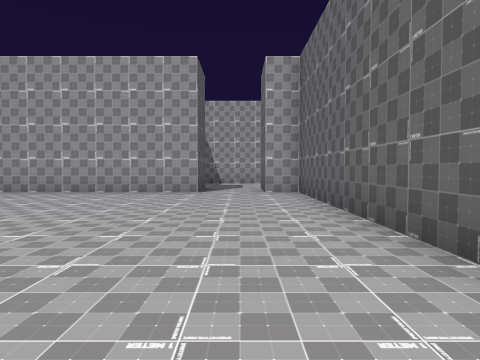
view 1 (above)

23 first-person views from a walk through a Unity game level. The camera is 1.4 m above the floor, tilts 2° down and sees 75° across. The floor is counted in squares, 2 m on a side. Each view is taken from the middle of a square. On the plan, view 1 faces up. The plan holds only what a view shows up to about 10 squares ahead; the rest is blank. The place goes on beyond the plan. The player is left out. Some animated figures are left out.

view 2
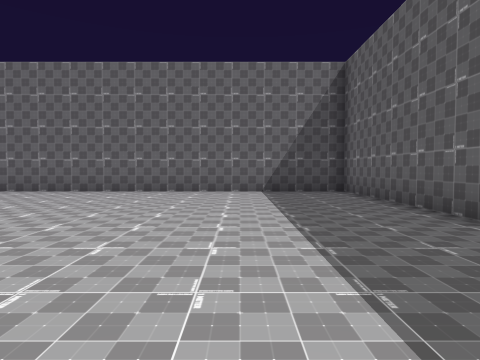

view 3
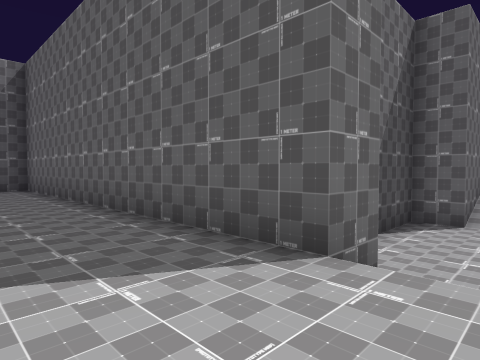

view 4
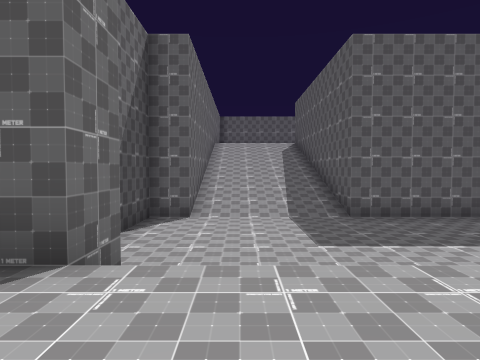

view 5
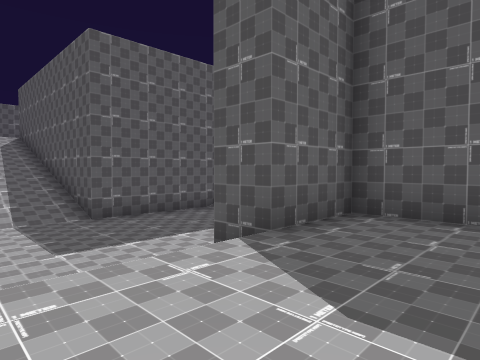

view 6
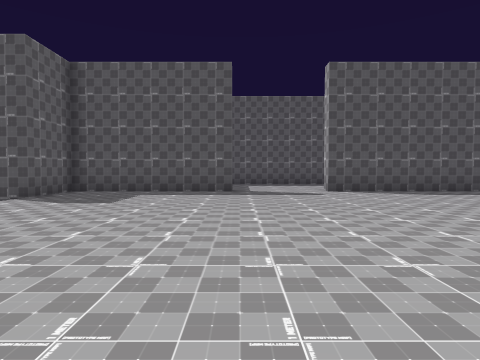

view 7
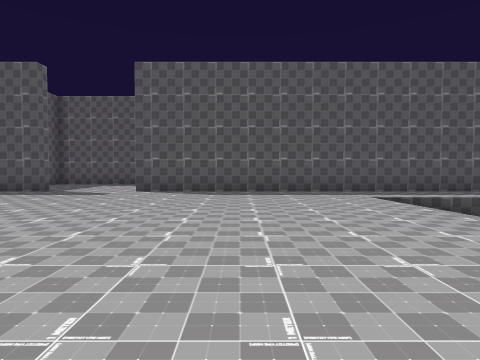

view 8
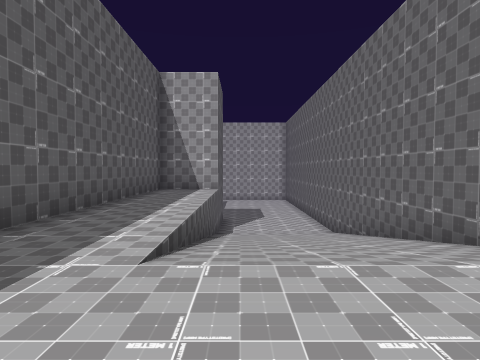

view 9
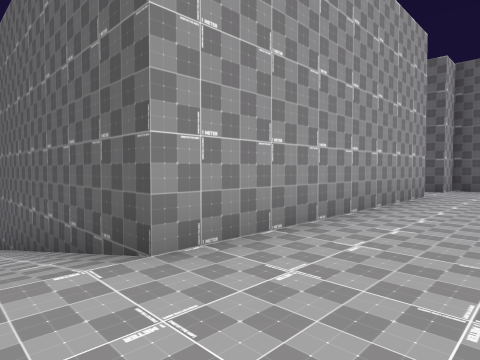

view 10
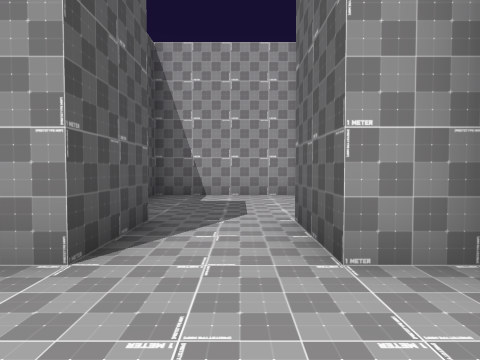

view 11
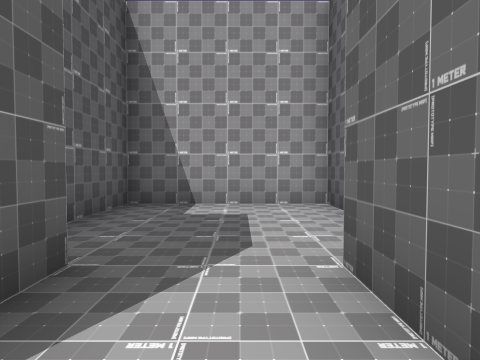

view 12
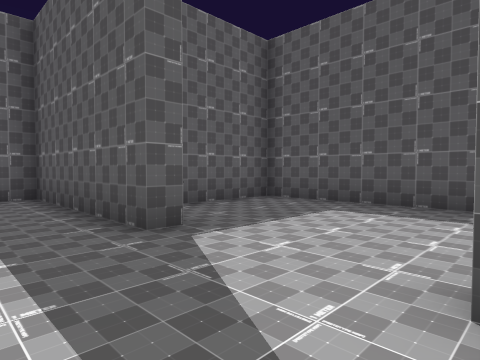

view 13
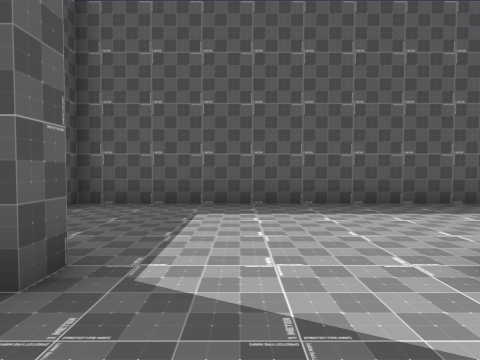

view 14
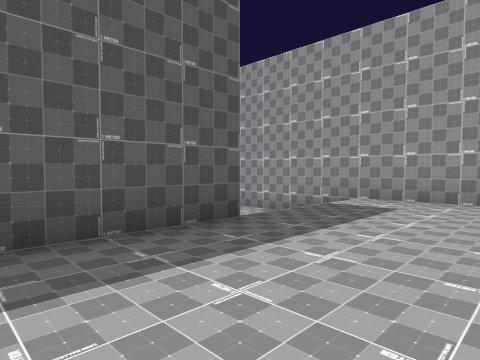

view 15
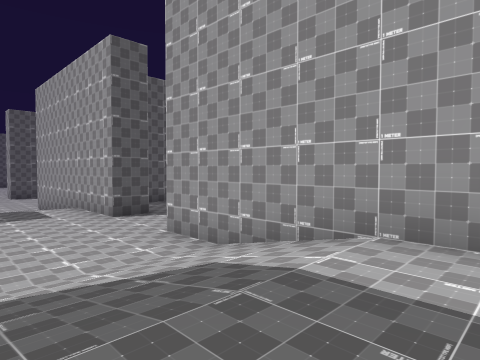

view 16
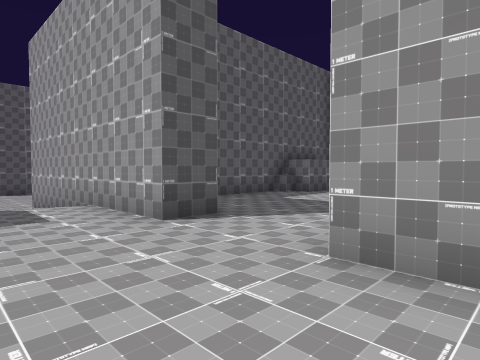

view 17
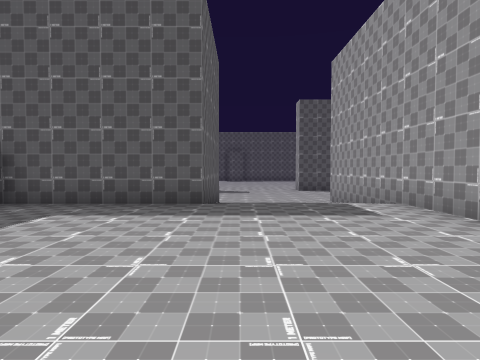

view 18
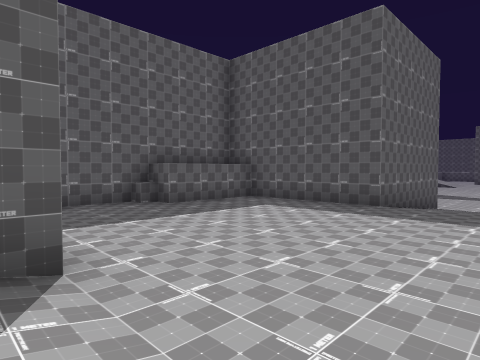

view 19
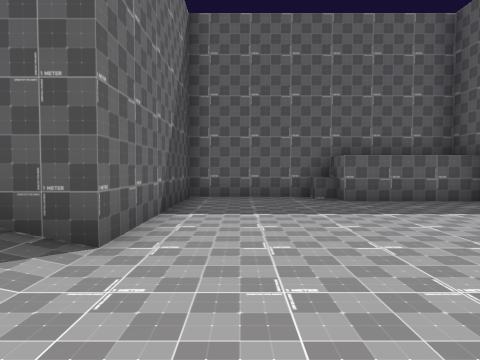

view 20
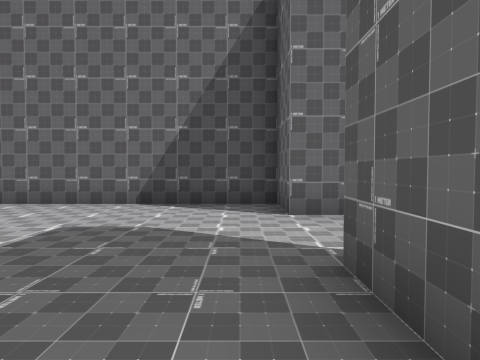

view 21
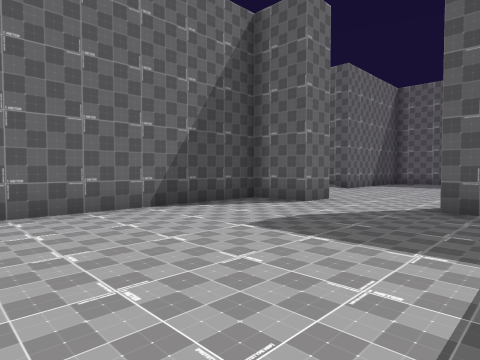

view 22
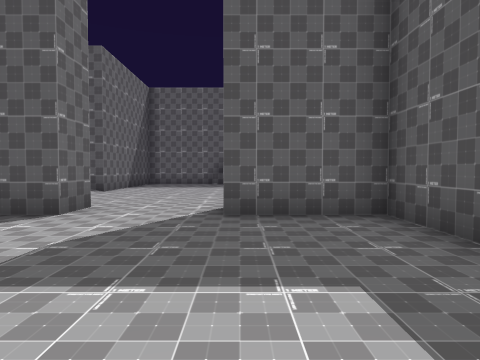

view 23
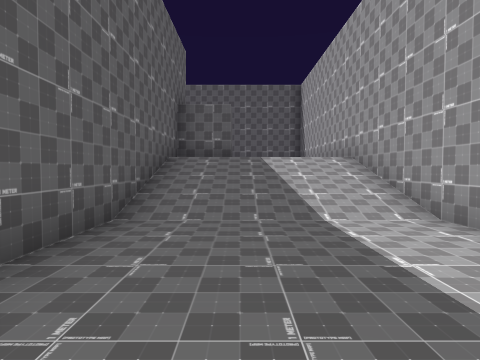

### Floor plan
Key: @ floor where view 1 was taken; # wall or solid block; . main floor; - floor 1 m lower than the main floor; : floor 1 m higher than the main floor; _ floor 1.75 m lower than the main floor; / step, stairs or slope.
Columns run from 32 left of view 1 to 2 right of it. Each row starts with its distance up from view 1.
 17     #------#     #..   /#
 16    ##------#     #..////#    ######
 15    #-------#     #..////#    #....#
 14    #-------#     #..////#    #....#
 13    #-------#     #..////#    #....
 12    #-------#     #..////#     ....
 11 #######--#########./////#     #..#
 10  ///-------//... #./////#######..##
  9   //-------//... #................#
  8   //-------//... #................#
  7 _///-------//....#................#
  6 ####-------##....#................#
  5    #-------##....#......... ......#
  4    #-------##....#........   .....#
  3    #-------##....#.......    .....#
  2    ####----##.............   .....#
  1       #######.....................#
  0             #...................@.#
 -1             #....#................#
 -2             #....#................#
 -3             ######................#
 -4                  #................#
 -5                  #................#
 -6           ##########   /###########
 -7             :///---------
 -8             :///---------
 -9             :///---------#
-10           ##:///---------#
-11            #########////##
-12                    #////#
-13                    #////#
-14                    #//

Where each view was taken, in squares from view 1:
view 1: 0 up, 0 right, facing up
view 2: 2 down, 8 left, facing right
view 3: 3 down, 10 left, facing down-right
view 4: 3 down, 10 left, facing down
view 5: 3 down, 10 left, facing down-left
view 6: 0 up, 5 left, facing left
view 7: 6 up, 5 left, facing left
view 8: 7 up, 12 left, facing up
view 9: 7 up, 10 left, facing up-right
view 10: 7 up, 0 right, facing up
view 11: 9 up, 0 right, facing up
view 12: 3 up, 13 left, facing down-left
view 13: 1 up, 13 left, facing left
view 14: 3 up, 16 left, facing up-left
view 15: 7 up, 18 left, facing up-left
view 16: 8 up, 22 left, facing up-left
view 17: 7 up, 22 left, facing left
view 18: 9 up, 21 left, facing down-left
view 19: 9 up, 23 left, facing down
view 20: 12 up, 28 left, facing right
view 21: 17 up, 27 left, facing down-right
view 22: 16 up, 26 left, facing down
view 23: 9 down, 12 left, facing left
